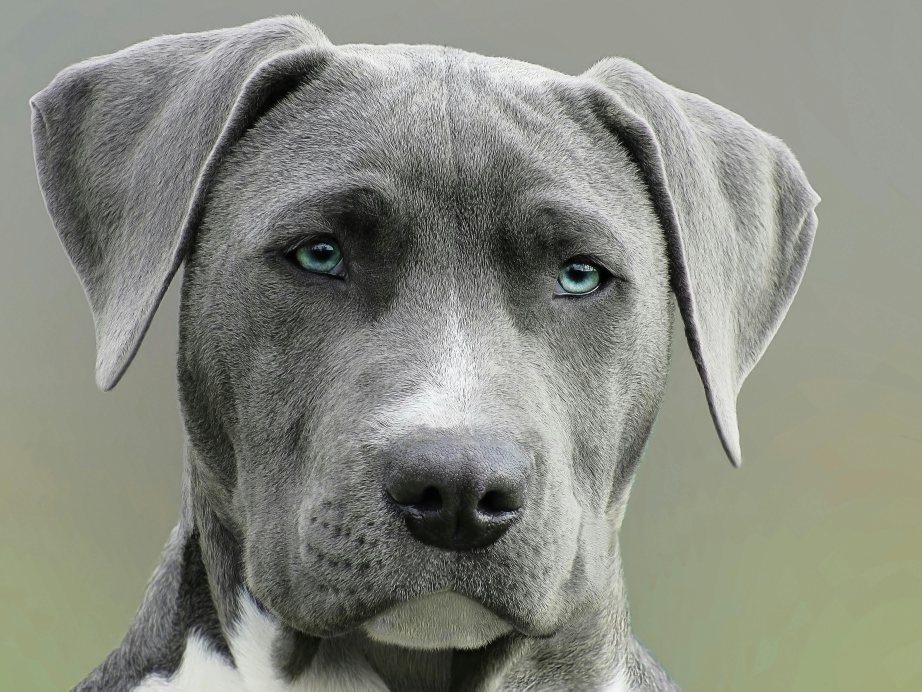
#> input picture imagens/cachorro1.jpg, 4608 x 3456 px (shown at 1/5 size); its folder holds only this picture in this run
$ python main.py
#> lines starting #> are read from the running program, lines starting #| are printed output that depends on the picture
### processamento_imagens.py
import os
import cv2
import matplotlib.pyplot as plt

class ProcessamentoImagens:
    def __init__(self, pasta_imagens="imagens", tamanho=(128, 128)):
        self.pasta_imagens = pasta_imagens
        self.tamanho = tamanho

    def preprocessar_etapas(self, caminho_imagem):
#> called with caminho_imagem = 'imagens/cachorro1.jpg'
        img_original = cv2.imread(caminho_imagem)
#> img_original is the input picture: shape (3456, 4608, 3); mean B, G, R 128.7, 138.4, 136.2
        img_redimensionada = cv2.resize(img_original, self.tamanho)
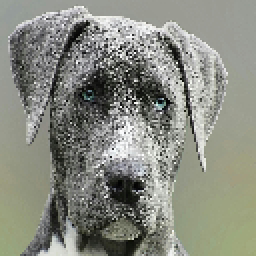
#> img_redimensionada: shape (128, 128, 3) (shown 2 times larger); mean B, G, R 128.8, 138.6, 136.4
        img_cinza = cv2.cvtColor(img_original, cv2.COLOR_BGR2GRAY)
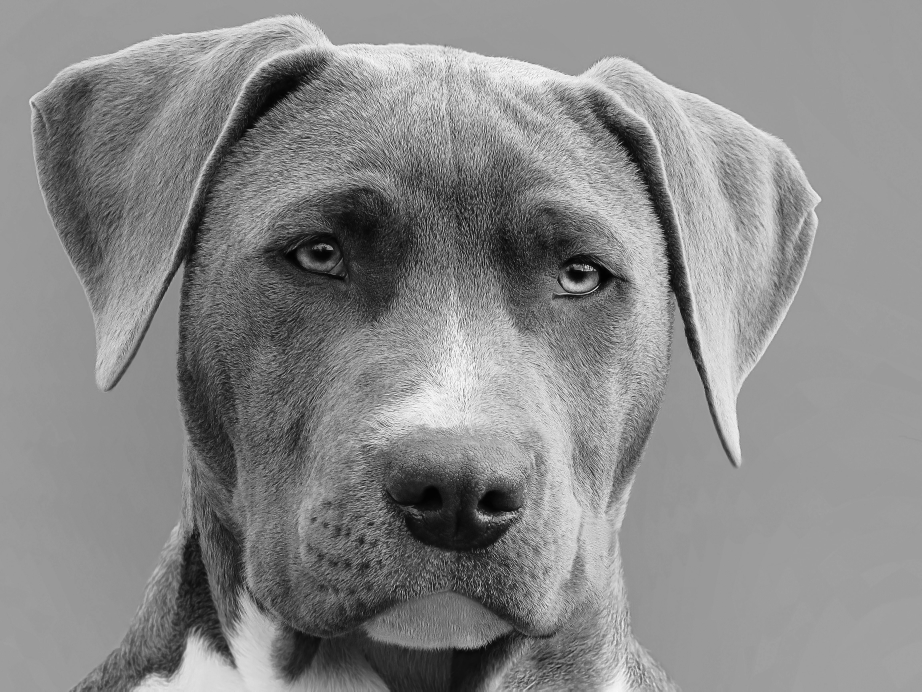
#> img_cinza: shape (3456, 4608) (shown at 1/5 size); min 0, max 255, mean 136.6
        img_blur = cv2.GaussianBlur(img_cinza, (5, 5), 0)
        img_equalizada = cv2.equalizeHist(img_cinza)
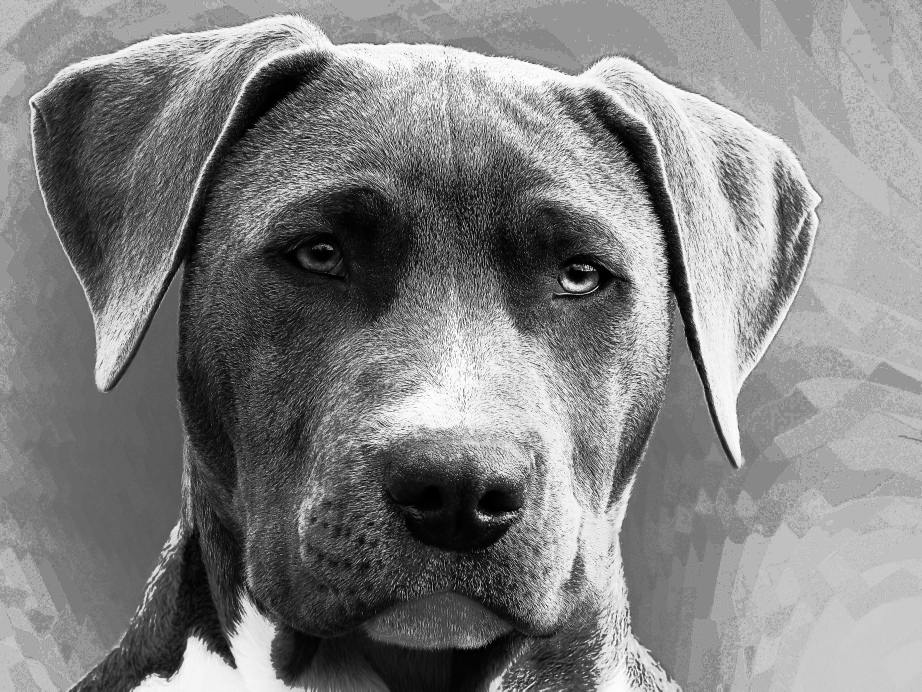
#> img_equalizada: shape (3456, 4608) (shown at 1/5 size); min 0, max 255, mean 129.7
        return img_original, img_redimensionada, img_cinza, img_blur, img_equalizada

    def exibir_imagens_processadas(self):
        arquivos = [f for f in os.listdir(self.pasta_imagens) if f.lower().endswith(('.png', '.jpg', '.jpeg'))]
        print(f"Total de imagens encontradas: {len(arquivos)}")

        for idx, nome_arquivo in enumerate(arquivos, 1):
            caminho = os.path.join(self.pasta_imagens, nome_arquivo)
            imgs = self.preprocessar_etapas(caminho)
#> imgs = 5 items

            # Converter para RGB para exibir com matplotlib
            img_original_rgb = cv2.cvtColor(imgs[0], cv2.COLOR_BGR2RGB)
            img_redimensionada_rgb = cv2.cvtColor(imgs[1], cv2.COLOR_BGR2RGB)

            fig, axs = plt.subplots(1, 5, figsize=(20, 5))
            fig.suptitle(f"{idx}/{len(arquivos)} - {nome_arquivo}", fontsize=16)

            axs[0].imshow(img_original_rgb)
            axs[0].set_title("Original")
            axs[1].imshow(img_redimensionada_rgb)
            axs[1].set_title("Redimensionada (128x128)")
            axs[2].imshow(imgs[2], cmap='gray')
            axs[2].set_title("Cinza")
            axs[3].imshow(imgs[3], cmap='gray')
            axs[3].set_title("Blur Gaussiano")
            axs[4].imshow(imgs[4], cmap='gray')
            axs[4].set_title("Equalização Histograma")

            for ax in axs:
                ax.axis('off')

            plt.show()
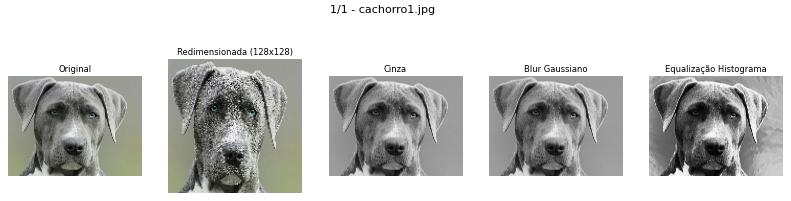
#> figure drawn by matplotlib, 5 panels

### main.py
from processamento_imagens import ProcessamentoImagens


if __name__ == "__main__":
    proc = ProcessamentoImagens(pasta_imagens="imagens")
    proc.exibir_imagens_processadas()

$ run again, on imagens/gato2.jpg
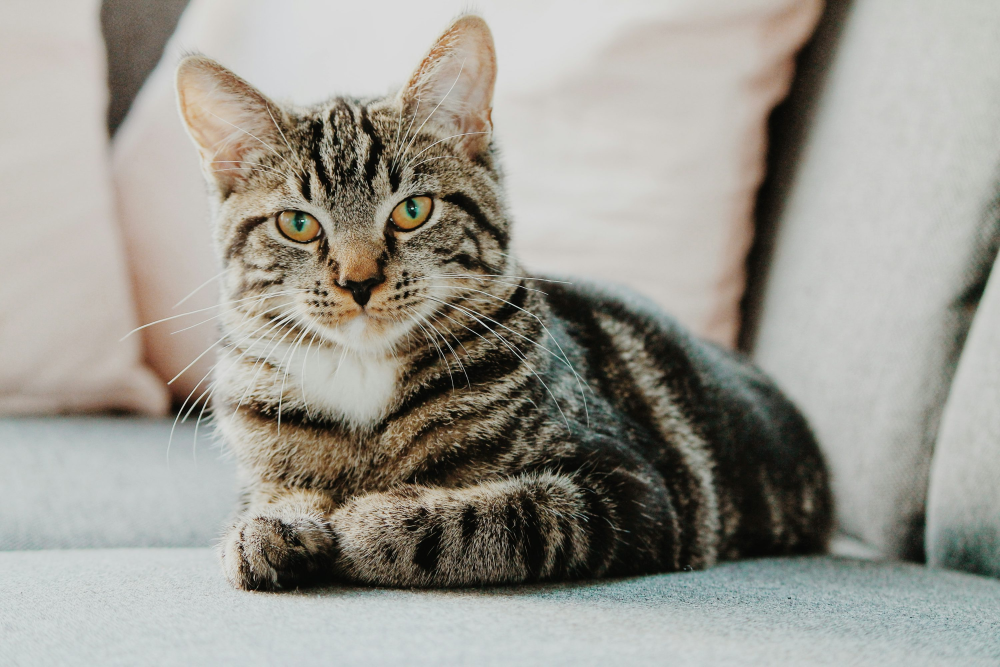
#> input picture imagens/gato2.jpg, 3000 x 2000 px (shown at 1/3 size)
#> in preprocessar_etapas, img_original is the input picture: shape (2000, 3000, 3); mean B, G, R 145.9, 154, 156.1
#> in preprocessar_etapas, `img_redimensionada = cv2.resize(img_original, self.tamanho)`:
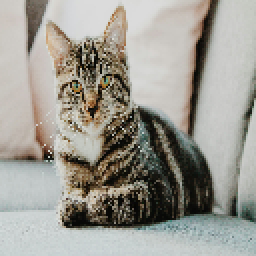
#> img_redimensionada: shape (128, 128, 3) (shown 2 times larger); mean B, G, R 145.8, 153.9, 156.1
#> in preprocessar_etapas, `img_equalizada = cv2.equalizeHist(img_cinza)`:
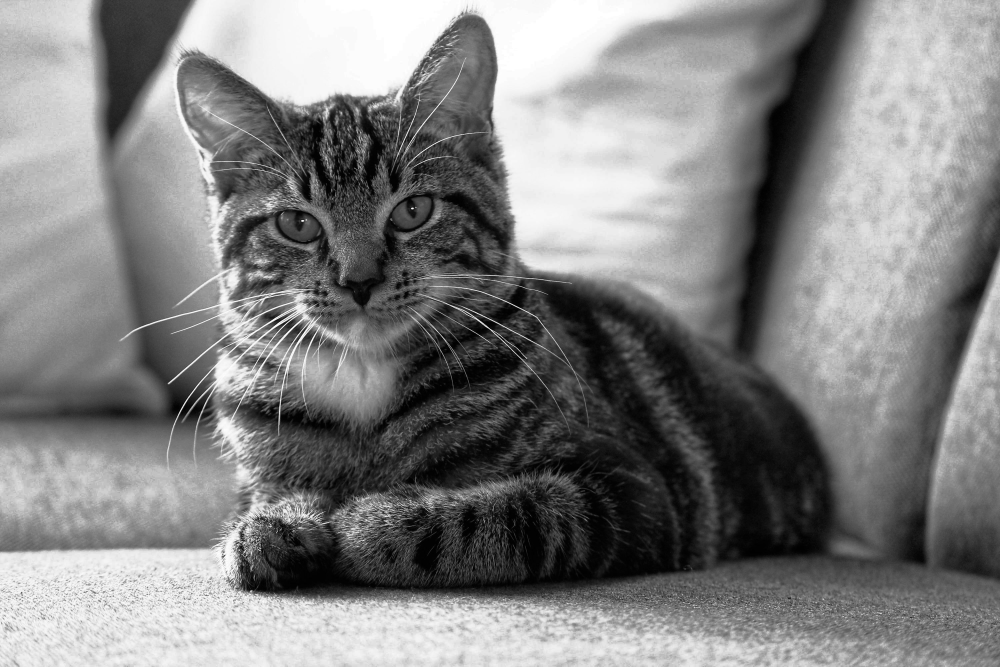
#> img_equalizada: shape (2000, 3000) (shown at 1/3 size); min 0, max 255, mean 128.9
#> imgs = 5 items

$ run again, on imagens/cachorro2.jpg
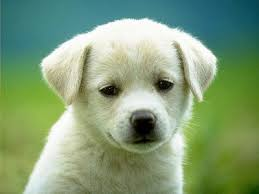
#> input picture imagens/cachorro2.jpg, 259 x 194 px
#> in preprocessar_etapas, img_original is the input picture: shape (194, 259, 3); mean B, G, R 120.5, 157.5, 130.5
#> in preprocessar_etapas, `img_redimensionada = cv2.resize(img_original, self.tamanho)`:
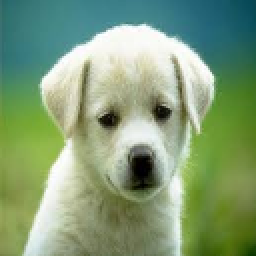
#> img_redimensionada: shape (128, 128, 3) (shown 2 times larger); mean B, G, R 120.4, 157.4, 130.4
#> in preprocessar_etapas, `img_equalizada = cv2.equalizeHist(img_cinza)`:
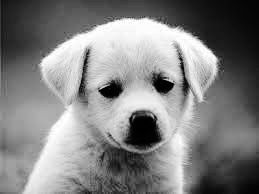
#> img_equalizada: shape (194, 259); min 0, max 255, mean 128.3
#> imgs = 5 items

$ run again, on imagens/cachorro3.jpg
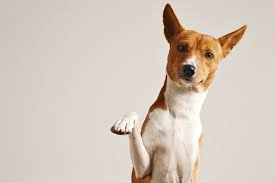
#> input picture imagens/cachorro3.jpg, 275 x 183 px
#> in preprocessar_etapas, img_original is the input picture: shape (183, 275, 3); mean B, G, R 188.4, 199.8, 211.9
#> in preprocessar_etapas, `img_redimensionada = cv2.resize(img_original, self.tamanho)`:
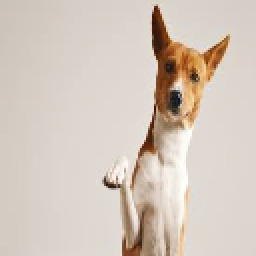
#> img_redimensionada: shape (128, 128, 3) (shown 2 times larger); mean B, G, R 188.3, 199.7, 211.8
#> in preprocessar_etapas, `img_equalizada = cv2.equalizeHist(img_cinza)`:
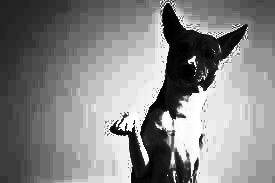
#> img_equalizada: shape (183, 275); min 0, max 255, mean 133.5
#> imgs = 5 items

$ run again, on imagens/gato1.jpg
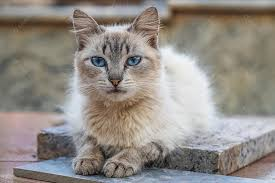
#> input picture imagens/gato1.jpg, 275 x 183 px
#> in preprocessar_etapas, img_original is the input picture: shape (183, 275, 3); mean B, G, R 134, 140.2, 146.3
#> in preprocessar_etapas, `img_equalizada = cv2.equalizeHist(img_cinza)`:
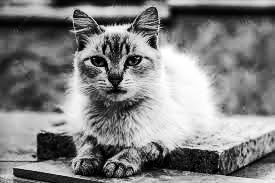
#> img_equalizada: shape (183, 275); min 0, max 255, mean 128.5
#> imgs = 5 items
